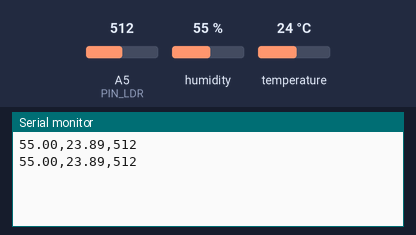
Bench run of a sketch on a simulated Arduino Uno, built with avr-gcc and run on an emulated ATmega328P. Parts: the last lines printed to the serial monitor. Inputs (shaded band) come from the test bench; at power-on: humidity 55 %, A5 (PIN_LDR) = 512, temperature 24 °C.

Above: at 2.8 s.
2.9 s: humidity set to 22 %
At 4.3 s:
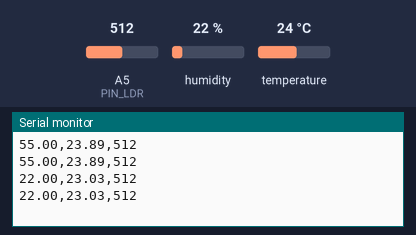
4.4 s: A5 (PIN_LDR) set to 716
At 5.7 s:
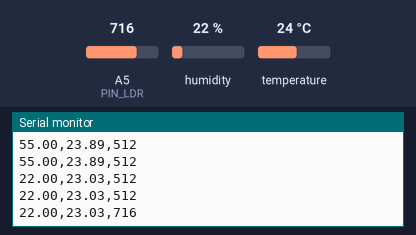
5.9 s: temperature set to 12 °C
At 6.6 s:
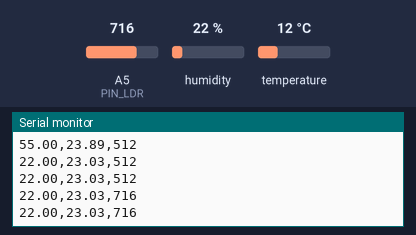
12.1 s: A5 (PIN_LDR) set to 900
At 12.8 s:
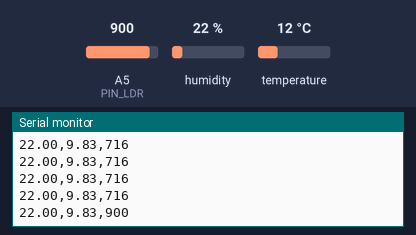
13.6 s: humidity set to 40 %
At 15.0 s:
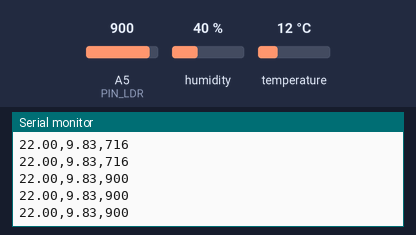
Timing chart, 0 to 16.1 s (numbered marks = the images above; inputs shaded):
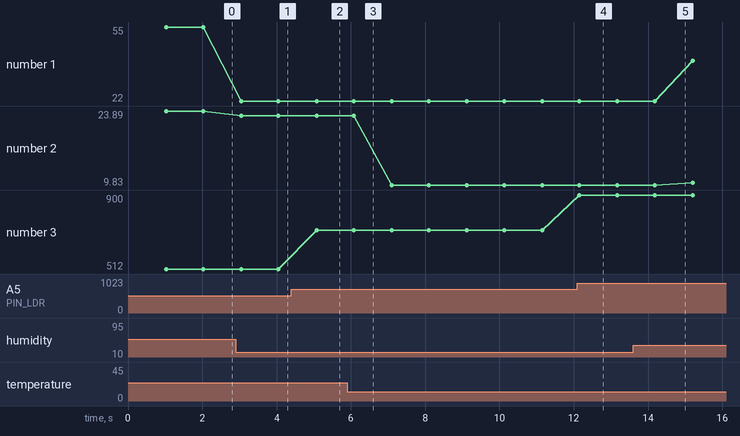

The sketch:

arduino.ino
```cpp
#include <DHT_U.h>
#include <DHT.h>

#define DHTPIN 2
#define DHTTYPE DHT11

#define PIN_LDR A5

DHT dht(DHTPIN, DHTTYPE);

void setup()
{
  Serial.begin(9600);
  dht.begin();
}

void loop()
{
  delay(1000);
  float h = dht.readHumidity();
  float t = dht.readTemperature();
  int sensorValue = analogRead(PIN_LDR);

  float hic = dht.computeHeatIndex(t, h, false);

  if (isnan(h) || isnan(t))
  {
    Serial.println("Failed to read from DHT sensor!");
    return;
  }

  Serial.print(h);
  Serial.print(",");
  Serial.print(hic);
  Serial.print(",");
  Serial.println(sensorValue);

}
```

Measured:
- after the input at 2.9 s, the serial monitor: prints a new line after 0.15 s (image 1)
- after the input at 4.4 s, the serial monitor: prints a new line after 0.68 s (image 2)
- after the input at 12.1 s, the serial monitor: prints a new line after 0.05 s (image 4)
- plotted number 1: 55 → 22 after the input at 2.9 s, 22 → 40 after the input at 13.6 s
- plotted number 2: 23.89 → 23.03 after the input at 2.9 s, 23.03 → 9.83 after the input at 5.9 s, 9.83 → 10.3 after the input at 13.6 s
- plotted number 3: 512 → 716 after the input at 4.4 s, 716 → 900 after the input at 12.1 s
